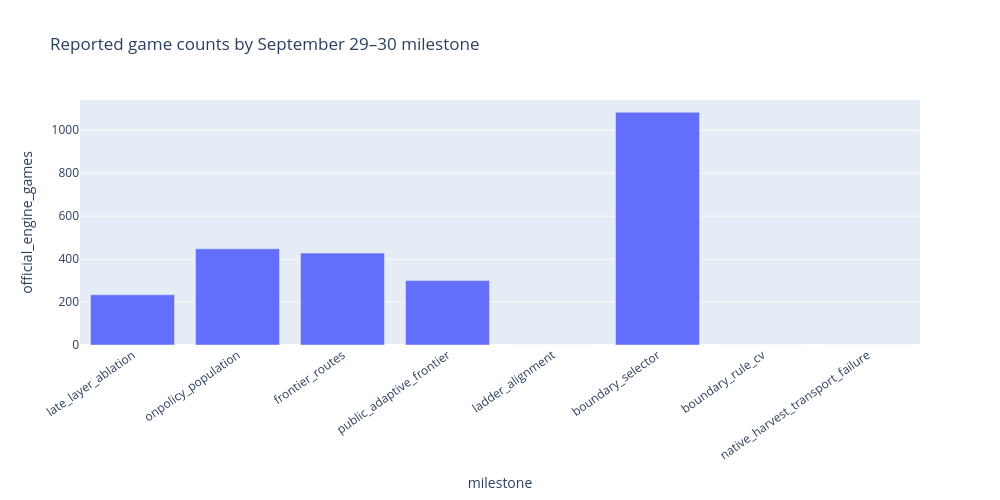

Here is the notebook cell this chart was saved with:
### Code cell
fig = px.bar(
    df,
    x="milestone",
    y="official_engine_games",
    hover_data=["status", "decision"],
    title="Reported game counts by September 29–30 milestone",
)
fig.update_layout(width=1000, height=500, xaxis_tickangle=-35)
static, axis = plt.subplots(figsize=(10, 5))
axis.bar(df["milestone"], df["official_engine_games"], color="#147D92")
axis.set_title("Reported game counts by September 29–30 milestone")
axis.set_ylabel("Recorded completed / branch-calibration games")
axis.tick_params(axis="x", labelrotation=35)
for label in axis.get_xticklabels():
    label.set_ha("right")
show_with_static(fig, static)

### Figure 1 — Plotly figure (JSON) as saved in the notebook; plotly's stock layout.template omitted (floating-point values rounded to 4 significant figures)
{"data": [{"customdata": [["COMPLETED", "REJECTED_SCREEN"], ["COMPLETED", "TRAINING_REJECTED"], ["COMPLETED", "SCREEN_REJECTED"], ["COMPLETED", "SCREEN_REJECTED"], ["COMPLETED", "NO_FIXED_POLICY_IMPROVEMENT"], ["COMPLETED", "INNER_VALIDATION_REJECTED"], ["COMPLETED", "ROLLING_CV_REJECTED"], ["FAILED", null]], "hovertemplate": "milestone=%{x}<br>official_engine_games=%{y}<br>status=%{customdata[0]}<br>decision=%{customdata[1]}<extra></extra>", "legendgroup": "", "marker": {"color": "#636efa", "pattern": {"shape": ""}}, "name": "", "orientation": "v", "showlegend": false, "textposition": "auto", "type": "bar", "x": ["late_layer_ablation", "onpolicy_population", "frontier_routes", "public_adaptive_frontier", "ladder_alignment", "boundary_selector", "boundary_rule_cv", "native_harvest_transport_failure"], "xaxis": "x", "y": [234, 448, 428, 300, 0, 1084, 0, 0], "yaxis": "y"}], "layout": {"barmode": "relative", "height": 500, "legend": {"tracegroupgap": 0}, "title": {"text": "Reported game counts by September 29–30 milestone"}, "width": 1000, "xaxis": {"anchor": "y", "domain": [0.0, 1.0], "tickangle": -35, "title": {"text": "milestone"}}, "yaxis": {"anchor": "x", "domain": [0.0, 1.0], "title": {"text": "official_engine_games"}}}}
